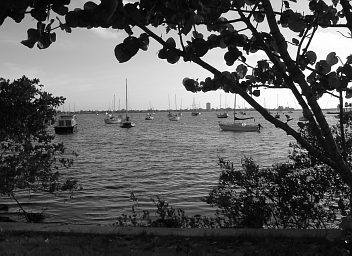
%> input picture 9. Spatial Filtering/boat.tif, 352 x 256 px
$ octave Spatial_Filtering_with_changing_radius.m   (GNU Octave 9; MATLAB toolbox functions it lacks are replaced by stand-ins)
%> lines starting %> are read from the running program, lines starting %| are printed output that depends on the picture
image = imread("boat.tif");
%> image is the input picture: size 256x352 uint8; min 0, max 255, mean 89.8
normImage = im2double(image);
radius=3;
filter=ones(radius,radius)/(radius*radius);
filtered = imfilter(normImage, filter);
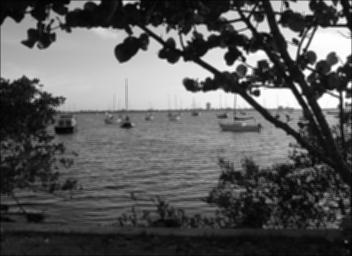
%> filtered: size 256x352 double; min 0.0122, max 1, mean 0.351
outputImage3 = filtered * 255;
figure;
subplot(2,2,1);
imshow(uint8(image));
title("Original Image");
subplot(2,2,2);
imshow(uint8(outputImage3));
title("3x3 Image");
radius=5;
filter=ones(radius,radius)/(radius*radius);
filtered = imfilter(normImage, filter);
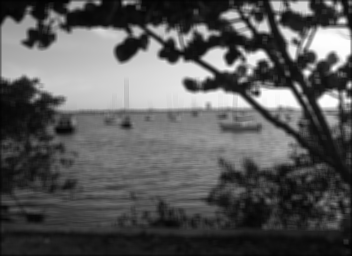
%> filtered: size 256x352 double; min 0.0118, max 1, mean 0.35
outputImage5 = filtered * 255;
subplot(2,2,3);
imshow(uint8(outputImage5));
title("5x5 Image");
radius=7;
filter=ones(radius,radius)/(radius*radius);
filtered = imfilter(normImage, filter);
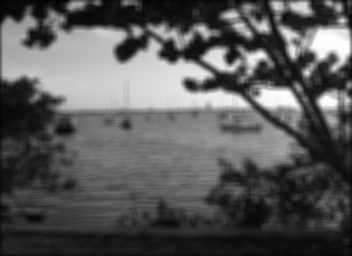
%> filtered: size 256x352 double; min 0.012, max 0.998, mean 0.35
outputImage7 = filtered * 255;
subplot(2,2,4);
imshow(uint8(outputImage7));
title("7x7 Image");

$ run again, with 9. Spatial Filtering/Spatial_Filtering_with_changing_angle.png saved as 9. Spatial Filtering/boat.tif
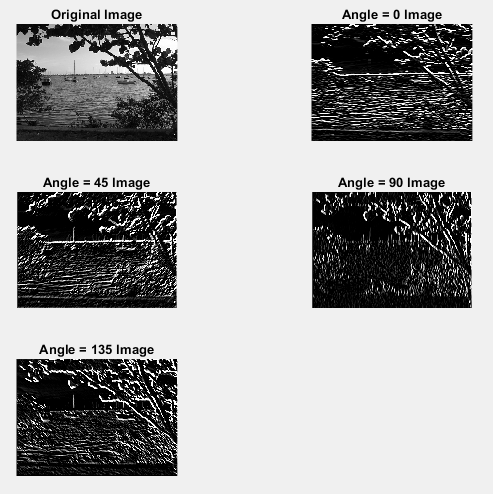
%> input picture 9. Spatial Filtering/Spatial_Filtering_with_changing_angle.png, 493 x 494 px
%> image is the input picture: size 494x493x3 uint8; min 0, max 255, mean 164.7
%> `filtered = imfilter(normImage, filter);`:
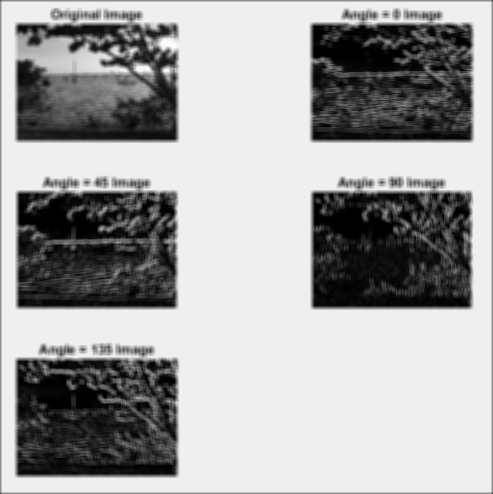
%> filtered: size 494x493x3 double; min 0, max 0.996, mean 0.641
%> `filtered = imfilter(normImage, filter);`:
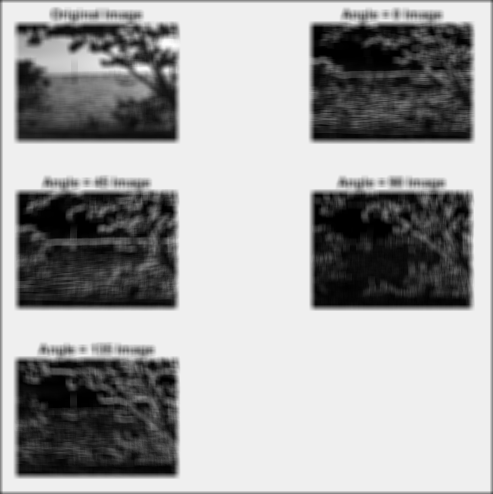
%> filtered: size 494x493x3 double; min 0, max 0.993, mean 0.639

$ run again, with 9. Spatial Filtering/Spatial_Filtering_with_changing_radius.png saved as 9. Spatial Filtering/boat.tif
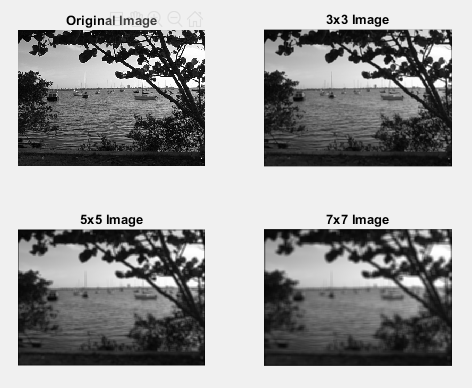
%> input picture 9. Spatial Filtering/Spatial_Filtering_with_changing_radius.png, 472 x 388 px
%> image is the input picture: size 388x472x3 uint8; min 0, max 255, mean 154.5
%> `filtered = imfilter(normImage, filter);`:
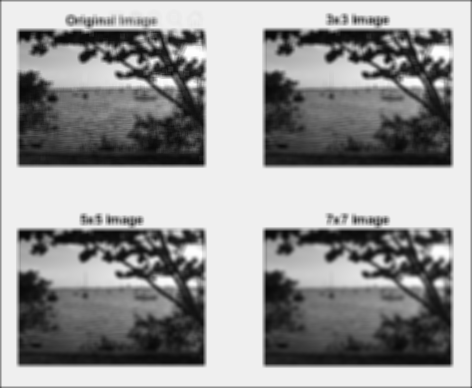
%> filtered: size 388x472x3 double; min 0.03, max 0.997, mean 0.601
%> `filtered = imfilter(normImage, filter);`:
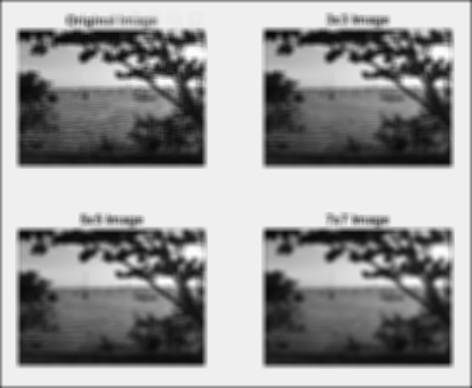
%> filtered: size 388x472x3 double; min 0.0344, max 0.995, mean 0.598
